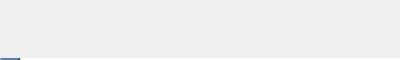
<?xml version="1.0" encoding="UTF-8"?>
<ui version="4.0">
 <class>RecentFile</class>
 <widget class="QWidget" name="RecentFile">
  <property name="geometry">
   <rect>
    <x>0</x>
    <y>0</y>
    <width>400</width>
    <height>60</height>
   </rect>
  </property>
  <property name="sizePolicy">
   <sizepolicy hsizetype="Preferred" vsizetype="Preferred">
    <horstretch>0</horstretch>
    <verstretch>0</verstretch>
   </sizepolicy>
  </property>
  <property name="minimumSize">
   <size>
    <width>400</width>
    <height>60</height>
   </size>
  </property>
  <property name="maximumSize">
   <size>
    <width>400</width>
    <height>60</height>
   </size>
  </property>
  <property name="windowTitle">
   <string/>
  </property>
  <property name="styleSheet">
   <string notr="true">RecentFile
{
	background-color: transparent;
}

#lTransferType, #lTransferTypeActive, #lFileType, #lFileTypeActive, #lGetLink, #lFileTypeCompleted, #lTransferTypeCompleted, #pbTransfer
{
	border: none;
}

#Filename
{
  font-family: &quot;Source Sans Pro&quot;;
  font-size: 13px;
  color: #333333;
}

#lSpeed
{
  font-family: &quot;Source Sans Pro&quot;;
  font-size: 12px;
  color: #666666;
}

#lTransfers
{
  font-family: &quot;Source Sans Pro&quot;;
  font-size: 12px;
  color: #666666;
}</string>
  </property>
  <layout class="QVBoxLayout" name="verticalLayout_5">
   <property name="leftMargin">
    <number>0</number>
   </property>
   <property name="topMargin">
    <number>0</number>
   </property>
   <property name="rightMargin">
    <number>0</number>
   </property>
   <property name="bottomMargin">
    <number>0</number>
   </property>
   <item>
    <widget class="QStackedWidget" name="sTransferState">
     <property name="minimumSize">
      <size>
       <width>400</width>
       <height>60</height>
      </size>
     </property>
     <property name="maximumSize">
      <size>
       <width>400</width>
       <height>60</height>
      </size>
     </property>
     <property name="lineWidth">
      <number>0</number>
     </property>
     <property name="currentIndex">
      <number>1</number>
     </property>
     <widget class="QWidget" name="completedTransfer">
      <property name="minimumSize">
       <size>
        <width>400</width>
        <height>60</height>
       </size>
      </property>
      <property name="maximumSize">
       <size>
        <width>400</width>
        <height>60</height>
       </size>
      </property>
      <layout class="QHBoxLayout" name="horizontalLayout">
       <property name="spacing">
        <number>5</number>
       </property>
       <property name="leftMargin">
        <number>20</number>
       </property>
       <property name="topMargin">
        <number>0</number>
       </property>
       <property name="rightMargin">
        <number>0</number>
       </property>
       <property name="bottomMargin">
        <number>0</number>
       </property>
       <item>
        <widget class="QPushButton" name="lTransferTypeCompleted">
         <property name="text">
          <string/>
         </property>
         <property name="iconSize">
          <size>
           <width>12</width>
           <height>12</height>
          </size>
         </property>
        </widget>
       </item>
       <item>
        <widget class="QPushButton" name="lFileTypeCompleted">
         <property name="text">
          <string/>
         </property>
         <property name="iconSize">
          <size>
           <width>20</width>
           <height>22</height>
          </size>
         </property>
        </widget>
       </item>
       <item>
        <widget class="QLabel" name="lFileNameCompleted">
         <property name="minimumSize">
          <size>
           <width>150</width>
           <height>0</height>
          </size>
         </property>
         <property name="text">
          <string/>
         </property>
        </widget>
       </item>
       <item>
        <spacer name="horizontalSpacer">
         <property name="orientation">
          <enum>Qt::Horizontal</enum>
         </property>
         <property name="sizeHint" stdset="0">
          <size>
           <width>17</width>
           <height>20</height>
          </size>
         </property>
        </spacer>
       </item>
       <item>
        <widget class="QPushButton" name="lGetLink">
         <property name="text">
          <string/>
         </property>
         <property name="icon">
          <iconset resource="../Resources_macx.qrc">
           <normaloff>:/images/clear_item_ico.png</normaloff>:/images/clear_item_ico.png</iconset>
         </property>
         <property name="iconSize">
          <size>
           <width>12</width>
           <height>12</height>
          </size>
         </property>
        </widget>
       </item>
      </layout>
     </widget>
     <widget class="QWidget" name="activeTransfer">
      <property name="minimumSize">
       <size>
        <width>400</width>
        <height>60</height>
       </size>
      </property>
      <property name="maximumSize">
       <size>
        <width>400</width>
        <height>60</height>
       </size>
      </property>
      <layout class="QVBoxLayout" name="verticalLayout_3">
       <property name="leftMargin">
        <number>0</number>
       </property>
       <property name="topMargin">
        <number>0</number>
       </property>
       <property name="rightMargin">
        <number>0</number>
       </property>
       <property name="bottomMargin">
        <number>0</number>
       </property>
       <item>
        <widget class="QWidget" name="wContainer" native="true">
         <property name="minimumSize">
          <size>
           <width>400</width>
           <height>60</height>
          </size>
         </property>
         <property name="maximumSize">
          <size>
           <width>400</width>
           <height>60</height>
          </size>
         </property>
         <layout class="QVBoxLayout" name="verticalLayout_4">
          <property name="leftMargin">
           <number>0</number>
          </property>
          <property name="topMargin">
           <number>0</number>
          </property>
          <property name="rightMargin">
           <number>0</number>
          </property>
          <property name="bottomMargin">
           <number>0</number>
          </property>
          <item>
           <widget class="QWidget" name="widget" native="true">
            <property name="minimumSize">
             <size>
              <width>400</width>
              <height>60</height>
             </size>
            </property>
            <property name="maximumSize">
             <size>
              <width>400</width>
              <height>60</height>
             </size>
            </property>
            <property name="styleSheet">
             <string notr="true"/>
            </property>
            <layout class="QVBoxLayout" name="verticalLayout_6">
             <property name="spacing">
              <number>-1</number>
             </property>
             <property name="leftMargin">
              <number>0</number>
             </property>
             <property name="topMargin">
              <number>0</number>
             </property>
             <property name="rightMargin">
              <number>0</number>
             </property>
             <property name="bottomMargin">
              <number>0</number>
             </property>
             <item>
              <widget class="QWidget" name="wVisualData" native="true">
               <property name="minimumSize">
                <size>
                 <width>400</width>
                 <height>0</height>
                </size>
               </property>
               <property name="maximumSize">
                <size>
                 <width>400</width>
                 <height>16777215</height>
                </size>
               </property>
               <layout class="QHBoxLayout" name="horizontalLayout_3">
                <property name="leftMargin">
                 <number>13</number>
                </property>
                <property name="topMargin">
                 <number>8</number>
                </property>
                <property name="rightMargin">
                 <number>0</number>
                </property>
                <property name="bottomMargin">
                 <number>0</number>
                </property>
                <item>
                 <widget class="QPushButton" name="lFileType">
                  <property name="minimumSize">
                   <size>
                    <width>40</width>
                    <height>42</height>
                   </size>
                  </property>
                  <property name="maximumSize">
                   <size>
                    <width>40</width>
                    <height>42</height>
                   </size>
                  </property>
                  <property name="text">
                   <string/>
                  </property>
                  <property name="iconSize">
                   <size>
                    <width>48</width>
                    <height>48</height>
                   </size>
                  </property>
                 </widget>
                </item>
                <item>
                 <widget class="QWidget" name="wTransferItem" native="true">
                  <property name="minimumSize">
                   <size>
                    <width>200</width>
                    <height>0</height>
                   </size>
                  </property>
                  <layout class="QVBoxLayout" name="verticalLayout">
                   <property name="spacing">
                    <number>0</number>
                   </property>
                   <property name="leftMargin">
                    <number>0</number>
                   </property>
                   <property name="topMargin">
                    <number>5</number>
                   </property>
                   <property name="rightMargin">
                    <number>0</number>
                   </property>
                   <property name="bottomMargin">
                    <number>0</number>
                   </property>
                   <item>
                    <widget class="QLabel" name="lFileName">
                     <property name="minimumSize">
                      <size>
                       <width>180</width>
                       <height>0</height>
                      </size>
                     </property>
                     <property name="maximumSize">
                      <size>
                       <width>16777215</width>
                       <height>16777215</height>
                      </size>
                     </property>
                     <property name="font">
                      <font>
                       <family>Source Sans Pro</family>
                      </font>
                     </property>
                     <property name="focusPolicy">
                      <enum>Qt::StrongFocus</enum>
                     </property>
                     <property name="text">
                      <string/>
                     </property>
                    </widget>
                   </item>
                   <item>
                    <widget class="QWidget" name="wSpeed" native="true">
                     <property name="minimumSize">
                      <size>
                       <width>0</width>
                       <height>15</height>
                      </size>
                     </property>
                     <property name="maximumSize">
                      <size>
                       <width>16777215</width>
                       <height>15</height>
                      </size>
                     </property>
                     <layout class="QHBoxLayout" name="horizontalLayout_2">
                      <property name="spacing">
                       <number>5</number>
                      </property>
                      <property name="leftMargin">
                       <number>0</number>
                      </property>
                      <property name="topMargin">
                       <number>0</number>
                      </property>
                      <property name="rightMargin">
                       <number>0</number>
                      </property>
                      <property name="bottomMargin">
                       <number>0</number>
                      </property>
                      <item>
                       <widget class="QPushButton" name="lTransferType">
                        <property name="sizePolicy">
                         <sizepolicy hsizetype="Minimum" vsizetype="Maximum">
                          <horstretch>0</horstretch>
                          <verstretch>0</verstretch>
                         </sizepolicy>
                        </property>
                        <property name="minimumSize">
                         <size>
                          <width>12</width>
                          <height>12</height>
                         </size>
                        </property>
                        <property name="maximumSize">
                         <size>
                          <width>12</width>
                          <height>12</height>
                         </size>
                        </property>
                        <property name="focusPolicy">
                         <enum>Qt::NoFocus</enum>
                        </property>
                        <property name="styleSheet">
                         <string notr="true">border: none;</string>
                        </property>
                        <property name="text">
                         <string/>
                        </property>
                        <property name="iconSize">
                         <size>
                          <width>12</width>
                          <height>12</height>
                         </size>
                        </property>
                       </widget>
                      </item>
                      <item>
                       <widget class="QLabel" name="lTransfers">
                        <property name="sizePolicy">
                         <sizepolicy hsizetype="Fixed" vsizetype="Preferred">
                          <horstretch>0</horstretch>
                          <verstretch>0</verstretch>
                         </sizepolicy>
                        </property>
                        <property name="minimumSize">
                         <size>
                          <width>0</width>
                          <height>15</height>
                         </size>
                        </property>
                        <property name="maximumSize">
                         <size>
                          <width>16777215</width>
                          <height>15</height>
                         </size>
                        </property>
                        <property name="text">
                         <string/>
                        </property>
                       </widget>
                      </item>
                      <item>
                       <widget class="QLabel" name="lSpeed">
                        <property name="minimumSize">
                         <size>
                          <width>0</width>
                          <height>15</height>
                         </size>
                        </property>
                        <property name="maximumSize">
                         <size>
                          <width>16777215</width>
                          <height>15</height>
                         </size>
                        </property>
                        <property name="text">
                         <string/>
                        </property>
                       </widget>
                      </item>
                     </layout>
                    </widget>
                   </item>
                  </layout>
                 </widget>
                </item>
                <item>
                 <widget class="QPushButton" name="bClockDown">
                  <property name="sizePolicy">
                   <sizepolicy hsizetype="Maximum" vsizetype="Minimum">
                    <horstretch>0</horstretch>
                    <verstretch>0</verstretch>
                   </sizepolicy>
                  </property>
                  <property name="minimumSize">
                   <size>
                    <width>24</width>
                    <height>24</height>
                   </size>
                  </property>
                  <property name="maximumSize">
                   <size>
                    <width>24</width>
                    <height>24</height>
                   </size>
                  </property>
                  <property name="focusPolicy">
                   <enum>Qt::NoFocus</enum>
                  </property>
                  <property name="text">
                   <string/>
                  </property>
                  <property name="icon">
                   <iconset resource="../Resources_macx.qrc">
                    <normaloff>:/images/clock_ico.png</normaloff>:/images/clock_ico.png</iconset>
                  </property>
                  <property name="iconSize">
                   <size>
                    <width>24</width>
                    <height>24</height>
                   </size>
                  </property>
                  <property name="flat">
                   <bool>true</bool>
                  </property>
                 </widget>
                </item>
                <item>
                 <widget class="QLabel" name="lRemainingTime">
                  <property name="text">
                   <string/>
                  </property>
                 </widget>
                </item>
               </layout>
              </widget>
             </item>
             <item>
              <widget class="QWidget" name="wProgressBar" native="true">
               <property name="sizePolicy">
                <sizepolicy hsizetype="Preferred" vsizetype="Fixed">
                 <horstretch>0</horstretch>
                 <verstretch>0</verstretch>
                </sizepolicy>
               </property>
               <layout class="QVBoxLayout" name="verticalLayout_2">
                <property name="spacing">
                 <number>0</number>
                </property>
                <property name="leftMargin">
                 <number>0</number>
                </property>
                <property name="topMargin">
                 <number>0</number>
                </property>
                <property name="rightMargin">
                 <number>0</number>
                </property>
                <property name="bottomMargin">
                 <number>0</number>
                </property>
                <item>
                 <widget class="QProgressBar" name="pbTransfer">
                  <property name="sizePolicy">
                   <sizepolicy hsizetype="Expanding" vsizetype="Minimum">
                    <horstretch>0</horstretch>
                    <verstretch>0</verstretch>
                   </sizepolicy>
                  </property>
                  <property name="minimumSize">
                   <size>
                    <width>400</width>
                    <height>2</height>
                   </size>
                  </property>
                  <property name="maximumSize">
                   <size>
                    <width>400</width>
                    <height>2</height>
                   </size>
                  </property>
                  <property name="styleSheet">
                   <string notr="true"/>
                  </property>
                  <property name="maximum">
                   <number>1000</number>
                  </property>
                  <property name="value">
                   <number>50</number>
                  </property>
                  <property name="textVisible">
                   <bool>false</bool>
                  </property>
                 </widget>
                </item>
               </layout>
              </widget>
             </item>
            </layout>
            <zorder>wVisualData</zorder>
            <zorder>pbTransfer</zorder>
            <zorder>wProgressBar</zorder>
           </widget>
          </item>
         </layout>
        </widget>
       </item>
      </layout>
     </widget>
    </widget>
   </item>
  </layout>
 </widget>
 <resources>
  <include location="../Resources_macx.qrc"/>
 </resources>
 <connections/>
</ui>
